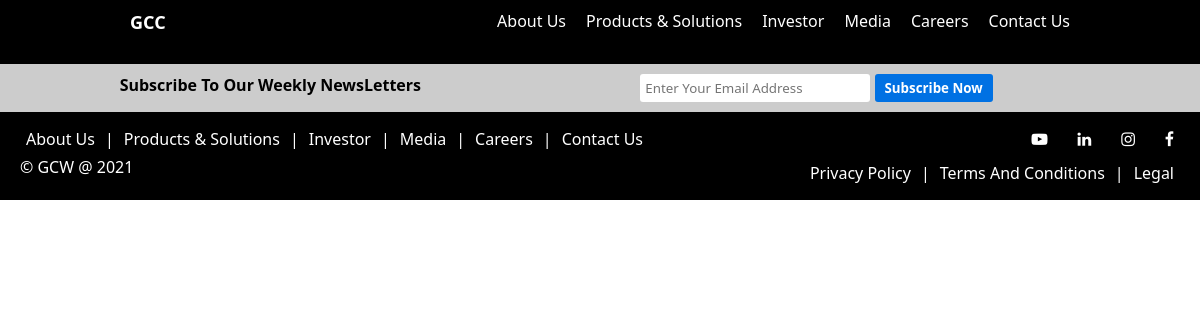
The app's page /pages/media/index.php, older data.
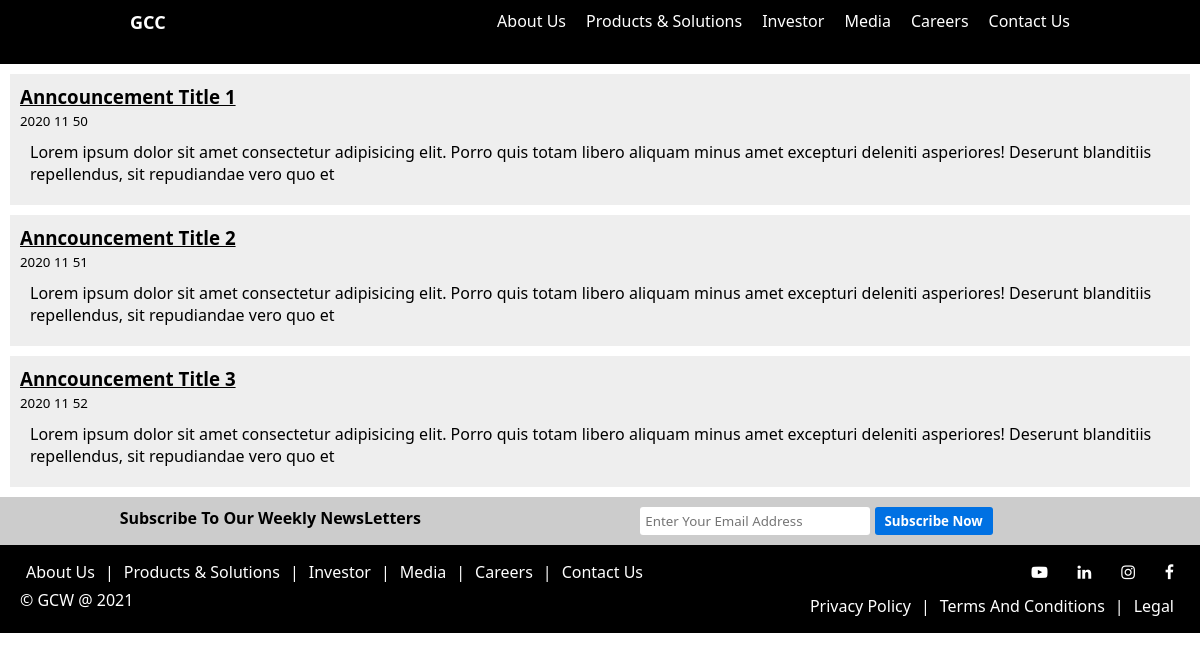
The same page, newer data.
### tables this page shows
CREATE TABLE `media` ( `id` INT(15) NOT NULL AUTO_INCREMENT , `title` VARCHAR(50) NOT NULL , `meta` VARCHAR(25) NOT NULL , `text` VARCHAR(1000) NOT NULL , PRIMARY KEY (`id`));

### common/newsLoader.php (the view, shortened to what this page needs)
<?php
    include "databaseConnect.php";
    $sql = "SELECT * FROM media";
    $result = mysqli_query($conn, $sql);
    while($row = mysqli_fetch_assoc($result)){
        echo "<div class='announcementBox'>";
        echo "<h3>".$row["title"]."</h3>";
        echo "<small>".$row["meta"]."</small>";
        echo "<p>".$row["text"]."</p>";
        echo "</div>";
    }
?>

Row changes from the older to the newer data that the page shows:
added media: title "Anncouncement Title 1", meta "2020 11 50", text "Lorem ipsum dolor sit amet consectetur adipisicing elit. Porro quis totam libero aliquam minus amet excepturi deleniti asperiores! Deserunt blanditiis repellendus, sit repudiandae vero quo et"
added media: title "Anncouncement Title 2", meta "2020 11 51", text "Lorem ipsum dolor sit amet consectetur adipisicing elit. Porro quis totam libero aliquam minus amet excepturi deleniti asperiores! Deserunt blanditiis repellendus, sit repudiandae vero quo et"
added media: title "Anncouncement Title 3", meta "2020 11 52", text "Lorem ipsum dolor sit amet consectetur adipisicing elit. Porro quis totam libero aliquam minus amet excepturi deleniti asperiores! Deserunt blanditiis repellendus, sit repudiandae vero quo et"
